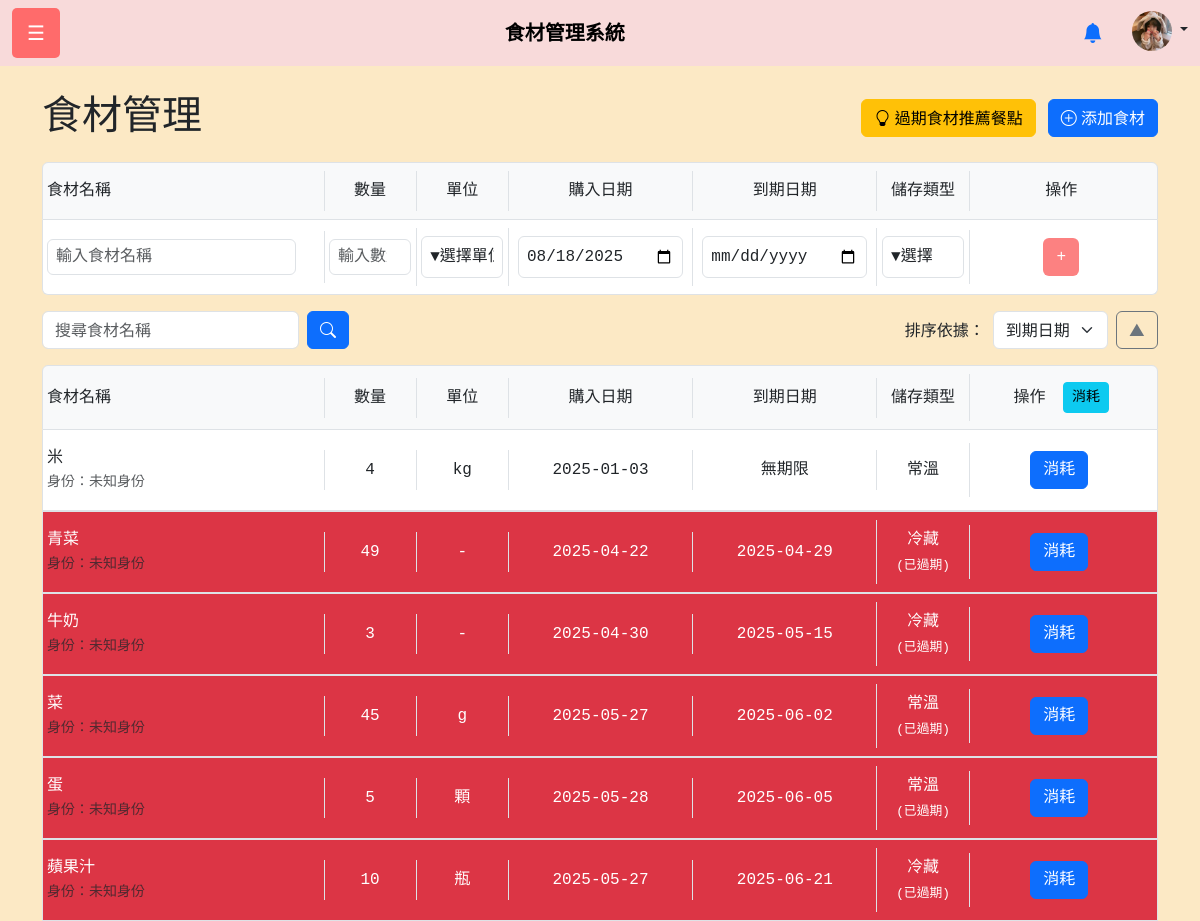
Page /IngredientManager.php (signed in) on the earlier database version.
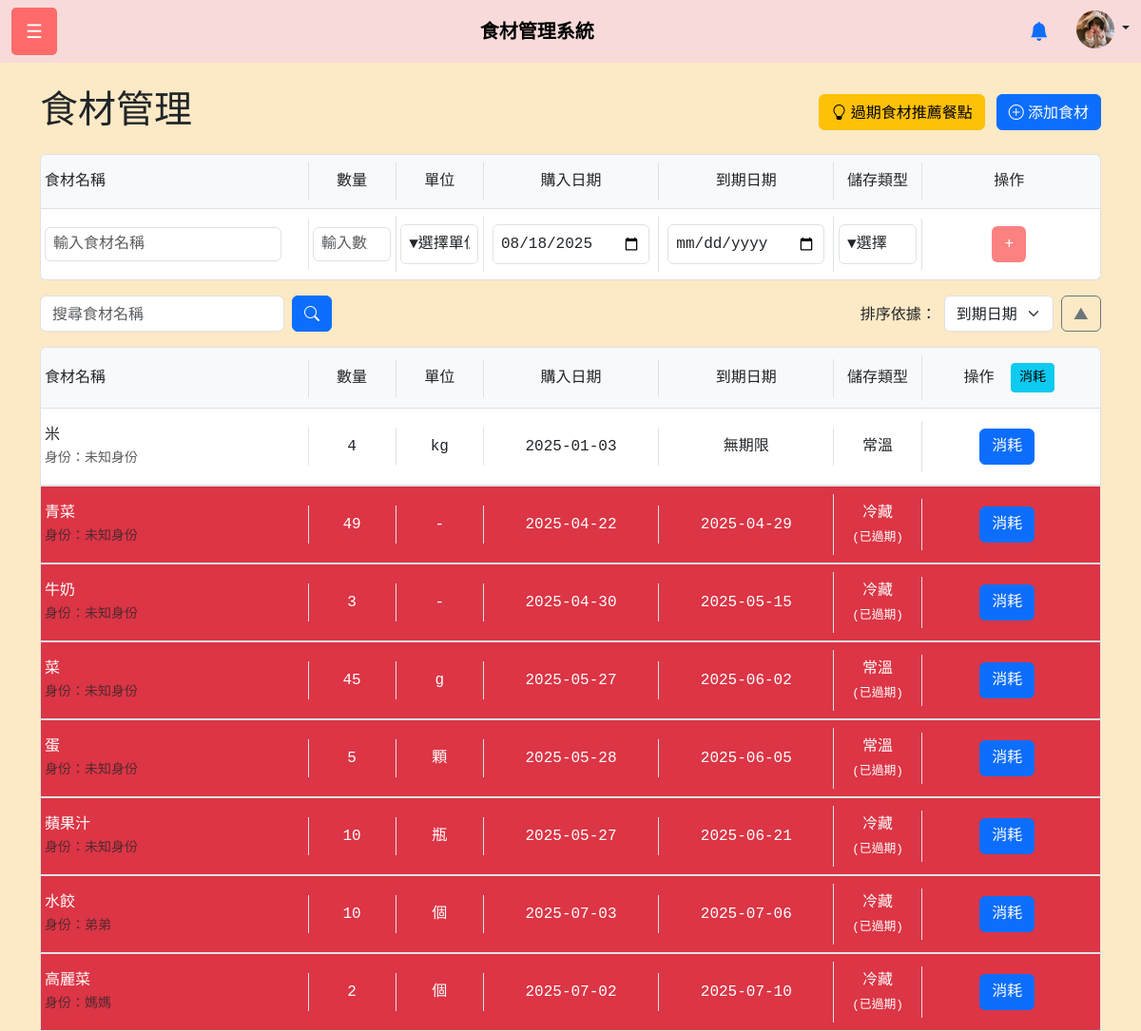
Same page on the later database version.
### tables this page shows
CREATE TABLE `ingredient` (
  `IngredientId` int(11) NOT NULL,
  `uId` int(11) NOT NULL,
  `IName` varchar(50) NOT NULL,
  `Quantity` int(11) DEFAULT NULL,
  `ExpireDate` date DEFAULT NULL,
  `StoreType` varchar(20) DEFAULT NULL,
  `Unit` varchar(20) DEFAULT NULL,
  `PurchaseDate` date DEFAULT NULL,
  `ConsumedDate` date DEFAULT NULL,
  `Role` varchar(50) DEFAULT NULL
);

### IngredientManager.php (the view, shortened to what the changed rows need)
<?php
$conn = new mysqli("localhost", "root", "", "foodmanager");
$uId = $_SESSION['user_id'];
$search = $_GET['search'] ?? '';
$sort = $_GET['sort'] ?? 'expire';
$order = $_GET['order'] ?? 'asc';
$validSorts = ['name' => 'IName', 'purchase' => 'PurchaseDate', 'expire' => 'ExpireDate'];
$sortColumn = $validSorts[$sort] ?? 'ExpireDate';
$order = strtolower($order) === 'desc' ? 'DESC' : 'ASC';
$sql = "SELECT IngredientId, IName, Quantity, Unit, ExpireDate, StoreType, PurchaseDate, Role
        FROM Ingredient
        WHERE uId = ? AND Quantity > 0 AND IName LIKE ?
        ORDER BY $sortColumn $order";
$stmt = $conn->prepare($sql);
$searchKeyword = '%' . $search . '%';
$stmt->bind_param("is", $uId, $searchKeyword);
$stmt->execute();
$result = $stmt->get_result();
$ingredients = [];
while ($row = $result->fetch_assoc()) {
    $ingredients[] = $row;
}
?>
<!DOCTYPE html>
<html lang="zh-Hant">
<head>
    <link rel="stylesheet" href="css/boot.css">
    <link href="https://cdn.jsdelivr.net/npm/bootstrap@5.3.0/dist/css/bootstrap.min.css" rel="stylesheet">
    <link rel="stylesheet" href="https://cdn.jsdelivr.net/npm/bootstrap-icons@1.10.5/font/bootstrap-icons.css">
</head>
<body>
    <div class="container mt-4">
        <div class="d-flex justify-content-between align-items-center mb-3">
            <h1>食材管理</h1>
        </div>
        <div class="list-group">
            <?php if (empty($ingredients)): ?>
                <div class="list-group-item">尚未添加任何食材</div>
            <?php else: ?>
                <?php foreach ($ingredients as $ingredient): ?>
                    <?php
                    $expireClass = '';
                    $expireText = $ingredient['ExpireDate'] ? $ingredient['ExpireDate'] : '無期限';
                    $expireStatus = '';
                    if ($ingredient['ExpireDate']) {
                        $expireDate = new DateTime($ingredient['ExpireDate']);
                        $today = new DateTime();
                        $interval = $today->diff($expireDate);
                        $daysLeft = $interval->days;
                        if ($interval->invert) {
                            $expireClass = 'bg-danger text-white';
                            $expireStatus = '(已過期)';
                        } elseif ($daysLeft <= 7) {
                            $expireClass = 'bg-warning text-dark';
                            $expireStatus = '(即將到期)';
                        }
                    }
                    $quantityDisplay = $ingredient['Quantity'] ? $ingredient['Quantity'] : '-';
                    $purchaseDateDisplay = $ingredient['PurchaseDate'] ? $ingredient['PurchaseDate'] : '-';
                    $storeTypeDisplay = $ingredient['StoreType'] ? $ingredient['StoreType'] : '-';
                    $whoAdded = $ingredient['Role'] ?? '未知身份';
                    ?>
                    <div class="list-group-item <?php echo $expireClass; ?>">
                        <div class="row align-items-center">
                            <div class="col-3">
                                <?php echo htmlspecialchars($ingredient['IName']); ?>
                                <br>
                                <small class="text-muted">身份：<?php echo htmlspecialchars($whoAdded); ?></small>
                            </div>
                            <div class="col-1 text-center">
                                <?php echo htmlspecialchars($quantityDisplay); ?>
                            </div>
                            <div class="col-1 text-center">
                                <?php echo htmlspecialchars($ingredient['Unit'] ?? '-'); ?>
                            </div>
                            <div class="col-2 text-center">
                                <?php echo htmlspecialchars($purchaseDateDisplay); ?>
                            </div>
                            <div class="col-2 text-center">
                                <?php echo htmlspecialchars($expireText); ?>
                            </div>
                            <div class="col-1 text-center">
                                <div class="store-type-container">
                                    <?php echo htmlspecialchars($storeTypeDisplay); ?>
                                    <?php if ($expireStatus): ?>
                                    <span class="expiry-status"><?php echo htmlspecialchars($expireStatus); ?></span>
                                    <?php endif; ?>
                                </div>
                            </div>
                            <div class="col-2 text-center">
                                <div id="consume-group-<?php echo $ingredient['IngredientId']; ?>" class="consume-group">
                                    <button class="btn btn-primary me-1" data-bs-toggle="modal"
                                        data-bs-target="#editModal<?php echo $ingredient['IngredientId']; ?>">
                                        消耗
                                    </button>
                                </div>
                            </div>
                        </div>
                    </div>
                <?php endforeach; ?>
            <?php endif; ?>
        </div>
    </div>
</body>
</html>

Differences in the rows shown:
added ingredient: IName "水餃", Role "弟弟", Quantity "10", Unit "個", PurchaseDate "2025-07-03", ExpireDate "2025-07-06", StoreType "冷藏", ExpireDate "(已過期)"
added ingredient: IName "高麗菜", Role "媽媽", Quantity "2", Unit "個", PurchaseDate "2025-07-02", ExpireDate "2025-07-10", StoreType "冷藏", ExpireDate "(已過期)"
